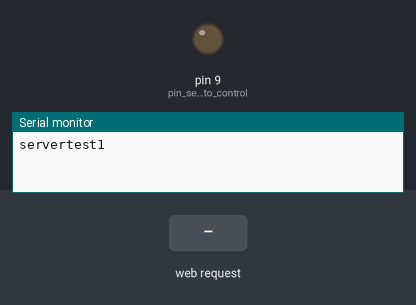
A sketch run on a simulated Arduino Uno, built for the host (arithmetic inside an expression is 32-bit, double 64-bit). On the bench: output pins drawn as LEDs (lit = HIGH), the last lines printed to the serial monitor. The test bench sets the inputs (shaded band).

Above: at 1.2 s.
1.3 s: HTTP request GET /?LED=on received
At 2.4 s:
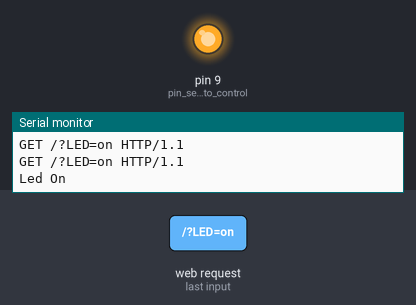
2.8 s: HTTP request GET /?LED=off received
At 3.6 s:
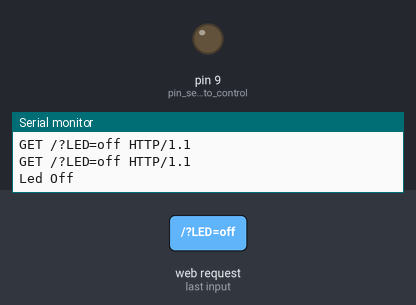
Timing chart, 0 to 5.8 s (numbered marks = the images above; inputs shaded):
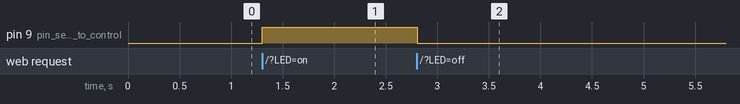

The sketch:

Arduino.ino
```cpp
//zoomkat 4-05-12
//web LED code
//for use with IDE 1.0
//open serial monitor to see what the arduino receives
//use the \ slash to escape the " in the html (or use ')
//address will look like http://192.168.1.102:84 when submited
//for use with W5100 based ethernet shields
//turns pin 5 on/off

#include <SPI.h>
#include <Ethernet.h>

byte mac[] = { 0xDE, 0xAD, 0xBE, 0xEF, 0xFE, 0xED }; //physical mac address
byte ip[] = { 206, 205, 190, 155}; // arduino server ip in lan
byte gateway[] = { 206, 205, 188, 1 }; // internet access via router gateway
byte subnet[] = { 255, 255, 252, 0 }; //subnet mask
EthernetServer server(8088); //arduino server port

String readString;

//////////////////////

void setup(){

  pinMode(9, OUTPUT); //pin selected to control
  digitalWrite(9, LOW);    // set pin 9 low

  //start Ethernet
  Ethernet.begin(mac, ip, gateway, subnet);
  server.begin();


  //enable serial data print
  Serial.begin(9600);
  Serial.println("servertest1"); // so I can keep track of what is loaded
}

void loop(){
  // Create a client connection
  EthernetClient client = server.available();
  if (client) {
    while (client.connected()) {
      if (client.available()) {
        char c = client.read();

        //read char by char HTTP request
        if (readString.length() < 100) {

          //store characters to string
          readString += c;
          Serial.print(c); //print what server receives to serial monitor
        }

        //if HTTP request has ended
        if (c == '\n') {

          ///////////////
          Serial.println(readString);

          //now output HTML data header

          client.println("HTTP/1.1 200 OK");
          client.println("Content-Type: text/html");
          client.println();

          client.println("<HTML>");
          client.println("<HEAD>");
          client.println("<TITLE>Arduino Command Server</TITLE>");
          client.println("</HEAD>");
          client.println("<BODY>");

          client.println("<H1>Arduino Web Server Up and Running</H1>");
          client.println("<BR>");

          client.println("<H2>Ready to begin processing commands...</H2>");

          client.println("<BR>");

          delay(1);

          client.println("<ul>");

          if(readString.indexOf("LED=on") >0)//checks for on
          {
            client.println("<li><H3>ON Command Received</H3></li>");
            digitalWrite(9, HIGH);    // set pin 5 high
            Serial.println("Led On");
          }
          if(readString.indexOf("LED=off") >0)//checks for off
          {
            client.println("<li><H3>OFF Command Received</H3></li>");
            digitalWrite(9, LOW);    // set pin 5 low
            Serial.println("Led Off");
          }

          client.println("</ul>");

          client.println("</BODY>");
          client.println("</HTML>");

          //stopping client
          client.stop();

          //clear for next read
          readString="";

        }
      }
    }
  }
}
```

Measured:
- after the input at 1.3 s, pin 9 (pin_selected_to_control): LOW → HIGH at once
- after the input at 2.8 s, pin 9 (pin_selected_to_control): HIGH → LOW at once
